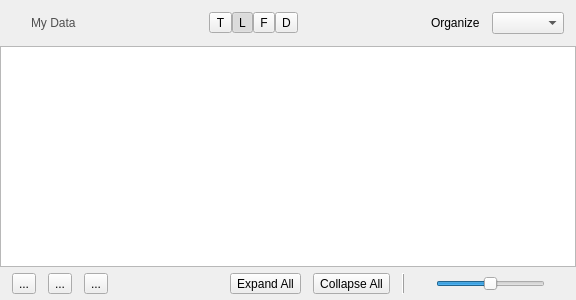
<?xml version="1.0" encoding="UTF-8"?>
<ui version="4.0">
 <class>AMDataView</class>
 <widget class="QWidget" name="AMDataView">
  <property name="geometry">
   <rect>
    <x>0</x>
    <y>0</y>
    <width>576</width>
    <height>300</height>
   </rect>
  </property>
  <property name="windowTitle">
   <string>Form</string>
  </property>
  <layout class="QVBoxLayout" name="verticalLayout">
   <property name="spacing">
    <number>0</number>
   </property>
   <property name="margin">
    <number>0</number>
   </property>
   <item>
    <layout class="QHBoxLayout" name="horizontalLayout_2">
     <property name="spacing">
      <number>12</number>
     </property>
     <property name="margin">
      <number>12</number>
     </property>
     <item>
      <widget class="QLabel" name="label_13">
       <property name="maximumSize">
        <size>
         <width>36</width>
         <height>36</height>
        </size>
       </property>
       <property name="text">
        <string/>
       </property>
       <property name="pixmap">
        <pixmap resource="../icons/icons.qrc">:/system-file-manager.png</pixmap>
       </property>
       <property name="scaledContents">
        <bool>true</bool>
       </property>
      </widget>
     </item>
     <item>
      <widget class="QLabel" name="headingLabel_">
       <property name="styleSheet">
        <string notr="true">font: 20pt &quot;Lucida Grande&quot;;
color: rgb(79, 79, 79);</string>
       </property>
       <property name="text">
        <string>My Data</string>
       </property>
      </widget>
     </item>
     <item>
      <spacer name="horizontalSpacer_2">
       <property name="orientation">
        <enum>Qt::Horizontal</enum>
       </property>
       <property name="sizeHint" stdset="0">
        <size>
         <width>40</width>
         <height>20</height>
        </size>
       </property>
      </spacer>
     </item>
     <item>
      <layout class="QHBoxLayout" name="horizontalLayout">
       <property name="spacing">
        <number>0</number>
       </property>
       <item>
        <widget class="QToolButton" name="viewModeB1_">
         <property name="text">
          <string>T</string>
         </property>
         <property name="icon">
          <iconset resource="../icons/icons.qrc">
           <normaloff>:/22x22/viewThumbInv-22x22.png</normaloff>:/22x22/viewThumbInv-22x22.png</iconset>
         </property>
         <property name="iconSize">
          <size>
           <width>22</width>
           <height>22</height>
          </size>
         </property>
         <property name="checkable">
          <bool>true</bool>
         </property>
         <property name="checked">
          <bool>false</bool>
         </property>
        </widget>
       </item>
       <item>
        <widget class="QToolButton" name="viewModeB2_">
         <property name="text">
          <string>L</string>
         </property>
         <property name="icon">
          <iconset resource="../icons/icons.qrc">
           <normaloff>:/22x22/viewListInv-22x22.png</normaloff>:/22x22/viewListInv-22x22.png</iconset>
         </property>
         <property name="iconSize">
          <size>
           <width>22</width>
           <height>22</height>
          </size>
         </property>
         <property name="checkable">
          <bool>true</bool>
         </property>
         <property name="checked">
          <bool>true</bool>
         </property>
        </widget>
       </item>
       <item>
        <widget class="QToolButton" name="viewModeB3_">
         <property name="text">
          <string>F</string>
         </property>
         <property name="icon">
          <iconset resource="../icons/icons.qrc">
           <normaloff>:/22x22/viewCoverInv-22x22.png</normaloff>:/22x22/viewCoverInv-22x22.png</iconset>
         </property>
         <property name="iconSize">
          <size>
           <width>22</width>
           <height>22</height>
          </size>
         </property>
         <property name="checkable">
          <bool>true</bool>
         </property>
        </widget>
       </item>
       <item>
        <widget class="QToolButton" name="viewModeB4_">
         <property name="text">
          <string>D</string>
         </property>
         <property name="icon">
          <iconset resource="../icons/icons.qrc">
           <normaloff>:/22x22/viewDetaillInv-22x22.png</normaloff>:/22x22/viewDetaillInv-22x22.png</iconset>
         </property>
         <property name="iconSize">
          <size>
           <width>22</width>
           <height>22</height>
          </size>
         </property>
         <property name="checkable">
          <bool>true</bool>
         </property>
        </widget>
       </item>
      </layout>
     </item>
     <item>
      <spacer name="horizontalSpacer">
       <property name="orientation">
        <enum>Qt::Horizontal</enum>
       </property>
       <property name="sizeHint" stdset="0">
        <size>
         <width>40</width>
         <height>20</height>
        </size>
       </property>
      </spacer>
     </item>
     <item>
      <widget class="QLabel" name="organizeModeLabel_">
       <property name="text">
        <string>Organize</string>
       </property>
      </widget>
     </item>
     <item>
      <widget class="QComboBox" name="organizeModeBox_"/>
     </item>
    </layout>
   </item>
   <item>
    <widget class="QGraphicsView" name="graphicsView"/>
   </item>
   <item>
    <layout class="QHBoxLayout" name="horizontalLayout_3">
     <property name="spacing">
      <number>12</number>
     </property>
     <property name="leftMargin">
      <number>12</number>
     </property>
     <property name="topMargin">
      <number>6</number>
     </property>
     <property name="rightMargin">
      <number>12</number>
     </property>
     <property name="bottomMargin">
      <number>6</number>
     </property>
     <item>
      <widget class="QToolButton" name="openButton1">
       <property name="text">
        <string>...</string>
       </property>
      </widget>
     </item>
     <item>
      <widget class="QToolButton" name="opeButton2">
       <property name="text">
        <string>...</string>
       </property>
      </widget>
     </item>
     <item>
      <widget class="QToolButton" name="openButton3">
       <property name="text">
        <string>...</string>
       </property>
      </widget>
     </item>
     <item>
      <spacer name="horizontalSpacer_3">
       <property name="orientation">
        <enum>Qt::Horizontal</enum>
       </property>
       <property name="sizeHint" stdset="0">
        <size>
         <width>40</width>
         <height>20</height>
        </size>
       </property>
      </spacer>
     </item>
     <item>
      <widget class="QToolButton" name="expandAllButton">
       <property name="text">
        <string>Expand All</string>
       </property>
      </widget>
     </item>
     <item>
      <widget class="QToolButton" name="collapseAllButton">
       <property name="text">
        <string>Collapse All</string>
       </property>
      </widget>
     </item>
     <item>
      <widget class="QFrame" name="frame">
       <property name="frameShape">
        <enum>QFrame::VLine</enum>
       </property>
       <property name="frameShadow">
        <enum>QFrame::Raised</enum>
       </property>
      </widget>
     </item>
     <item>
      <widget class="QLabel" name="sizeIconSmall">
       <property name="maximumSize">
        <size>
         <width>12</width>
         <height>12</height>
        </size>
       </property>
       <property name="pixmap">
        <pixmap resource="../icons/icons.qrc">:/32x32/folder.png</pixmap>
       </property>
       <property name="scaledContents">
        <bool>true</bool>
       </property>
      </widget>
     </item>
     <item>
      <widget class="QSlider" name="sizeSlider">
       <property name="maximumSize">
        <size>
         <width>200</width>
         <height>16777215</height>
        </size>
       </property>
       <property name="maximum">
        <number>100</number>
       </property>
       <property name="value">
        <number>50</number>
       </property>
       <property name="orientation">
        <enum>Qt::Horizontal</enum>
       </property>
      </widget>
     </item>
     <item>
      <widget class="QLabel" name="sizeIconLarge">
       <property name="maximumSize">
        <size>
         <width>24</width>
         <height>24</height>
        </size>
       </property>
       <property name="pixmap">
        <pixmap resource="../icons/icons.qrc">:/32x32/folder.png</pixmap>
       </property>
       <property name="scaledContents">
        <bool>true</bool>
       </property>
      </widget>
     </item>
    </layout>
   </item>
  </layout>
 </widget>
 <resources>
  <include location="../icons/icons.qrc"/>
  <include location="../icons/icons.qrc"/>
  <include location="../icons/icons.qrc"/>
  <include location="../icons/icons.qrc"/>
 </resources>
 <connections/>
</ui>
